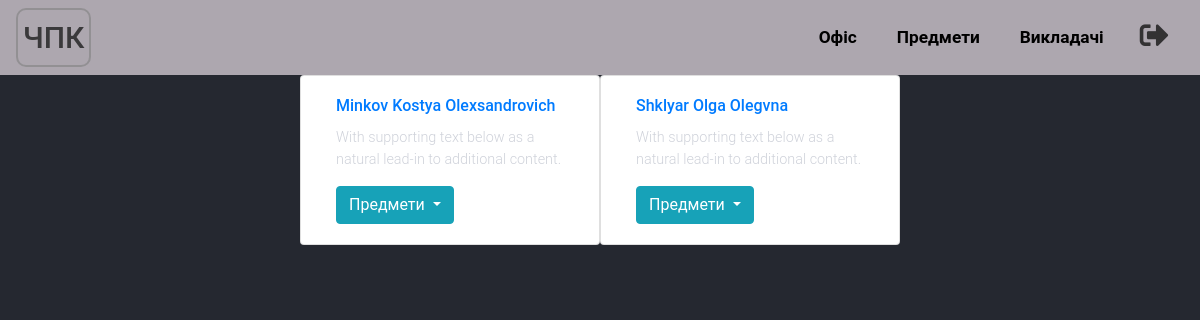
Screenshot of /teacher/ (signed in) with the database file from the repository.
### office/models.py (models this page shows, shortened)
class Teacher(models.Model):
    profile = models.OneToOneField(Profile, on_delete=models.CASCADE)
    subjects = models.ManyToManyField(Subject, blank=True)
    files = models.ManyToManyField(Files, blank=True)
    def get_absolute_url(self):
        return '/teacher/{}/'.format(self.profile.user.username)

### authorization/models.py (models this page shows, shortened)
class Profile(models.Model):
    user = models.OneToOneField(User, on_delete=models.CASCADE)
    name = models.CharField(max_length=100, blank=True, verbose_name="Ім'я")
    surname = models.CharField(max_length=100, blank=True, verbose_name="Прізвище")
    last_name = models.CharField(max_length=100, blank=True, verbose_name="По батькові")
    TYPE_OF_ACCESS = (
        ("student", 'Студент'),
        ("teacher", 'Викладач'),
    )
    access_profile = models.CharField(max_length=10, blank=True, choices=TYPE_OF_ACCESS)
    birth_date = models.DateField(null=True, blank=True, verbose_name="Дата народження")

### teacher/views.py (the view)
# urls.py: path("", TeacherIndex.as_view(), name="teacher_index"),
class TeacherIndex(LoginRequiredMixin, View):
    login_url = '/auth/login/'
    redirect_field_name = ''
    def get(self, request):
        teachers = get_list_or_404(Teacher.objects.order_by('profile__name'))
        return render(request, 'public_teacher/index.html', context={
            "teachers": teachers,
        })

### templates/public_teacher/index.html (shortened to what this page needs)
{% extends 'public_teacher/base.html' %}
{% block content %}
    <div class="container-fluid">
        <div class="row justify-content-center">
            {% for teacher in teachers %}
                <div class="card w-25 col-10 col-sm-6 col-md-4 col-xl-3 ">
                    <div class="card-body">
                        <h6 class="card-title"><a href="{{ teacher.get_absolute_url }}">
                            {{ teacher.profile.surname }} {{ teacher.profile.name }} {{ teacher.profile.last_name }}
                        </a>
                        </h6>
                        <p class="card-text">With supporting text below as a natural lead-in to additional content.</p>
                        <div class="dropdown">
                            <button class="btn btn-info dropdown-toggle" type="button" id="dropdownMenuButton{{ teacher.id }}"
                                    data-toggle="dropdown" aria-haspopup="true" aria-expanded="false">
                                Предмети
                            </button>
                        </div>
                    </div>
                </div>
            {% endfor %}
        </div>
    </div>
{% endblock content %}

### static/css/components/main.css (style rules this page uses)
body { margin: 0; font-family: "Roboto", "Helvetica Neue", Helvetica, Arial, sans-serif; font-size: 0.9rem; font-weight: 300; line-height: 1.5; color: #cfd2da; text-align: left; background-color: #252830; }

### rows the page displays
Teacher: profile.surname "Minkov", profile.name "Kostya", profile.last_name "Olexsandrovich"
Teacher: profile.surname "Shklyar", profile.name "Olga", profile.last_name "Olegvna"
